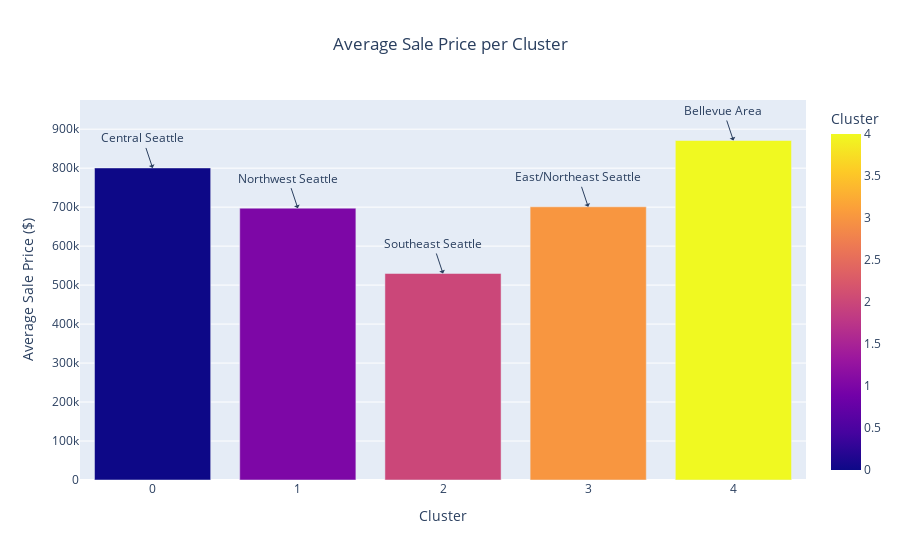
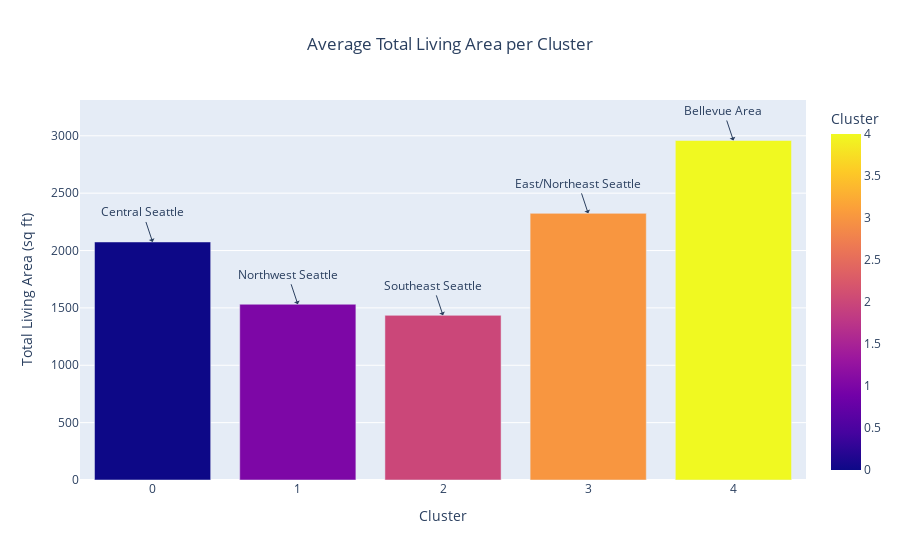
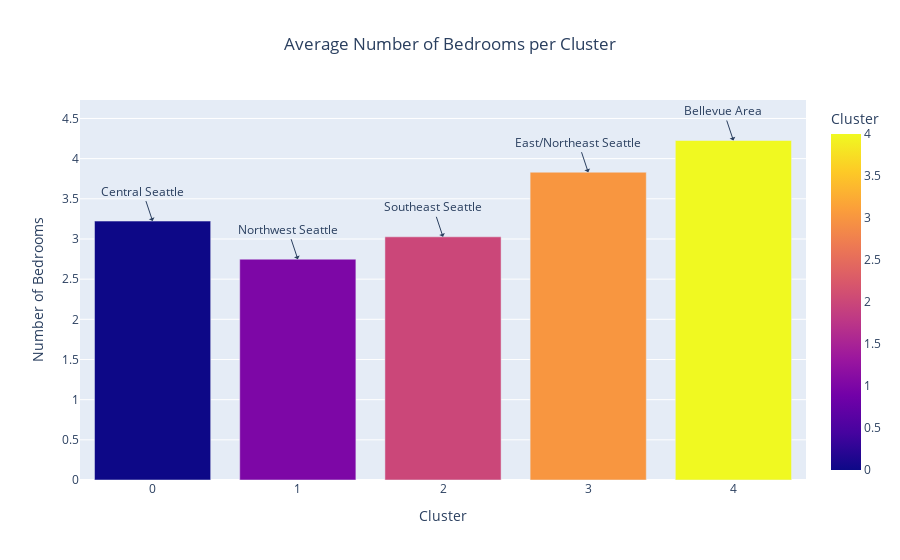

The notebook cell saved with these charts, in order:
### Code cell
def visualize_clusters_plotly(cluster_descriptions, column, title, ylabel, colors, annotations):
    fig = px.bar(
        cluster_descriptions.reset_index(),
        x='Cluster',
        y=column,
        color='Cluster',
        color_discrete_sequence=colors,
        title=title,
        labels={'Cluster': 'Cluster', column: ylabel}
    )

    fig.update_layout(
        title={'x': 0.5},  # Center the title
        xaxis_title='Cluster',
        yaxis_title=ylabel
    )

    # Add annotations for locations
    for cluster, annotation in annotations.items():
        fig.add_annotation(
            x=cluster,
            y=cluster_descriptions.loc[cluster, column],
            text=annotation,
            showarrow=True,
            arrowhead=1
        )
    
    fig.show()

# Cluster descriptions
annotations = {
    0: "Central Seattle",
    1: "Northwest Seattle",
    2: "Southeast Seattle",
    3: "East/Northeast Seattle",
    4: "Bellevue Area"
}

#visualize Sale Price
visualize_clusters_plotly(
    cluster_descriptions=cluster_descriptions,
    column='SalePrice',
    title='Average Sale Price per Cluster',
    ylabel='Average Sale Price ($)',
    colors=px.colors.qualitative.Plotly,
    annotations=annotations
)

#visualize total living are
visualize_clusters_plotly(
    cluster_descriptions=cluster_descriptions,
    column='SqFtTotLiving',
    title='Average Total Living Area per Cluster',
    ylabel='Total Living Area (sq ft)',
    colors=px.colors.qualitative.Plotly,
    annotations=annotations
)

# Visualize Number of Bedrooms
visualize_clusters_plotly(
    cluster_descriptions=cluster_descriptions,
    column='Bedrooms',
    title="Average Number of Bedrooms per Cluster",
    ylabel="Number of Bedrooms",
    colors=px.colors.qualitative.Plotly,
    annotations=annotations
)

### Figure 1 — Plotly figure (JSON) as saved in the notebook; plotly's stock layout.template omitted (floating-point values rounded to 4 significant figures)
{"data": [{"alignmentgroup": "True", "hovertemplate": "Cluster=%{marker.color}<br>Average Sale Price ($)=%{y}<extra></extra>", "legendgroup": "", "marker": {"color": [0, 1, 2, 3, 4], "coloraxis": "coloraxis", "pattern": {"shape": ""}}, "name": "", "offsetgroup": "", "orientation": "v", "showlegend": false, "textposition": "auto", "type": "bar", "x": [0, 1, 2, 3, 4], "xaxis": "x", "y": [800600.0, 697300.0, 529800.0, 700800.0, 871000.0], "yaxis": "y"}], "layout": {"annotations": [{"arrowhead": 1, "showarrow": true, "text": "Central Seattle", "x": 0, "y": 800600.0}, {"arrowhead": 1, "showarrow": true, "text": "Northwest Seattle", "x": 1, "y": 697300.0}, {"arrowhead": 1, "showarrow": true, "text": "Southeast Seattle", "x": 2, "y": 529800.0}, {"arrowhead": 1, "showarrow": true, "text": "East/Northeast Seattle", "x": 3, "y": 700800.0}, {"arrowhead": 1, "showarrow": true, "text": "Bellevue Area", "x": 4, "y": 871000.0}], "barmode": "relative", "coloraxis": {"colorbar": {"title": {"text": "Cluster"}}, "colorscale": [[0, "#0d0887"], [0.1111, "#46039f"], [0.2222, "#7201a8"], [0.3333, "#9c179e"], [0.4444, "#bd3786"], [0.5556, "#d8576b"], [0.6667, "#ed7953"], [0.7778, "#fb9f3a"], [0.8889, "#fdca26"], [1, "#f0f921"]]}, "legend": {"tracegroupgap": 0}, "title": {"text": "Average Sale Price per Cluster", "x": 0.5}, "xaxis": {"anchor": "y", "domain": [0, 1], "title": {"text": "Cluster"}}, "yaxis": {"anchor": "x", "domain": [0, 1], "title": {"text": "Average Sale Price ($)"}}}}

### Figure 2 — Plotly figure (JSON) as saved in the notebook; plotly's stock layout.template omitted (floating-point values rounded to 4 significant figures)
{"data": [{"alignmentgroup": "True", "hovertemplate": "Cluster=%{marker.color}<br>Total Living Area (sq ft)=%{y}<extra></extra>", "legendgroup": "", "marker": {"color": [0, 1, 2, 3, 4], "coloraxis": "coloraxis", "pattern": {"shape": ""}}, "name": "", "offsetgroup": "", "orientation": "v", "showlegend": false, "textposition": "auto", "type": "bar", "x": [0, 1, 2, 3, 4], "xaxis": "x", "y": [2075.0, 1532.0, 1435.0, 2324.0, 2959.0], "yaxis": "y"}], "layout": {"annotations": [{"arrowhead": 1, "showarrow": true, "text": "Central Seattle", "x": 0, "y": 2075.0}, {"arrowhead": 1, "showarrow": true, "text": "Northwest Seattle", "x": 1, "y": 1532.0}, {"arrowhead": 1, "showarrow": true, "text": "Southeast Seattle", "x": 2, "y": 1435.0}, {"arrowhead": 1, "showarrow": true, "text": "East/Northeast Seattle", "x": 3, "y": 2324.0}, {"arrowhead": 1, "showarrow": true, "text": "Bellevue Area", "x": 4, "y": 2959.0}], "barmode": "relative", "coloraxis": {"colorbar": {"title": {"text": "Cluster"}}, "colorscale": [[0, "#0d0887"], [0.1111, "#46039f"], [0.2222, "#7201a8"], [0.3333, "#9c179e"], [0.4444, "#bd3786"], [0.5556, "#d8576b"], [0.6667, "#ed7953"], [0.7778, "#fb9f3a"], [0.8889, "#fdca26"], [1, "#f0f921"]]}, "legend": {"tracegroupgap": 0}, "title": {"text": "Average Total Living Area per Cluster", "x": 0.5}, "xaxis": {"anchor": "y", "domain": [0, 1], "title": {"text": "Cluster"}}, "yaxis": {"anchor": "x", "domain": [0, 1], "title": {"text": "Total Living Area (sq ft)"}}}}

### Figure 3 — Plotly figure (JSON) as saved in the notebook; plotly's stock layout.template omitted (floating-point values rounded to 4 significant figures)
{"data": [{"alignmentgroup": "True", "hovertemplate": "Cluster=%{marker.color}<br>Number of Bedrooms=%{y}<extra></extra>", "legendgroup": "", "marker": {"color": [0, 1, 2, 3, 4], "coloraxis": "coloraxis", "pattern": {"shape": ""}}, "name": "", "offsetgroup": "", "orientation": "v", "showlegend": false, "textposition": "auto", "type": "bar", "x": [0, 1, 2, 3, 4], "xaxis": "x", "y": [3.223, 2.749, 3.027, 3.831, 4.226], "yaxis": "y"}], "layout": {"annotations": [{"arrowhead": 1, "showarrow": true, "text": "Central Seattle", "x": 0, "y": 3.223}, {"arrowhead": 1, "showarrow": true, "text": "Northwest Seattle", "x": 1, "y": 2.749}, {"arrowhead": 1, "showarrow": true, "text": "Southeast Seattle", "x": 2, "y": 3.027}, {"arrowhead": 1, "showarrow": true, "text": "East/Northeast Seattle", "x": 3, "y": 3.831}, {"arrowhead": 1, "showarrow": true, "text": "Bellevue Area", "x": 4, "y": 4.226}], "barmode": "relative", "coloraxis": {"colorbar": {"title": {"text": "Cluster"}}, "colorscale": [[0, "#0d0887"], [0.1111, "#46039f"], [0.2222, "#7201a8"], [0.3333, "#9c179e"], [0.4444, "#bd3786"], [0.5556, "#d8576b"], [0.6667, "#ed7953"], [0.7778, "#fb9f3a"], [0.8889, "#fdca26"], [1, "#f0f921"]]}, "legend": {"tracegroupgap": 0}, "title": {"text": "Average Number of Bedrooms per Cluster", "x": 0.5}, "xaxis": {"anchor": "y", "domain": [0, 1], "title": {"text": "Cluster"}}, "yaxis": {"anchor": "x", "domain": [0, 1], "title": {"text": "Number of Bedrooms"}}}}
